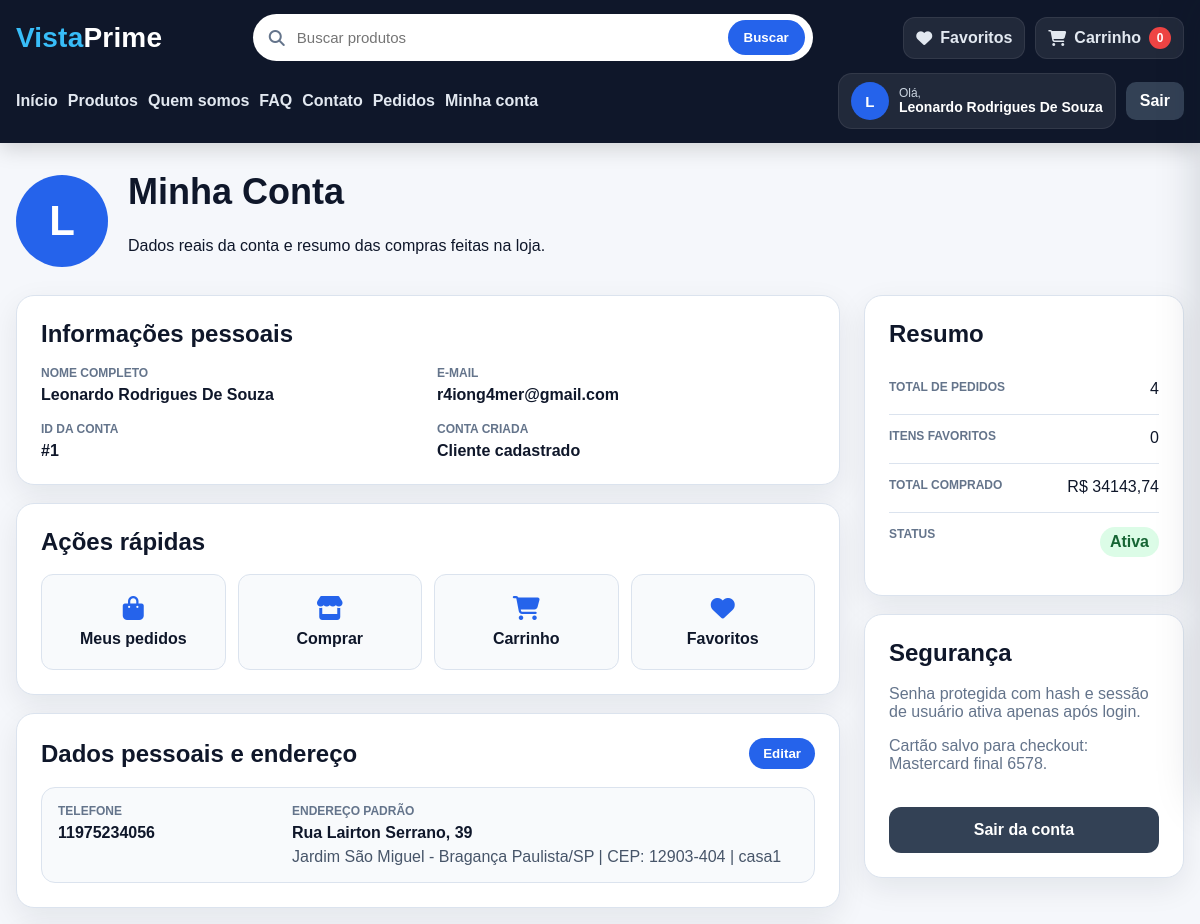
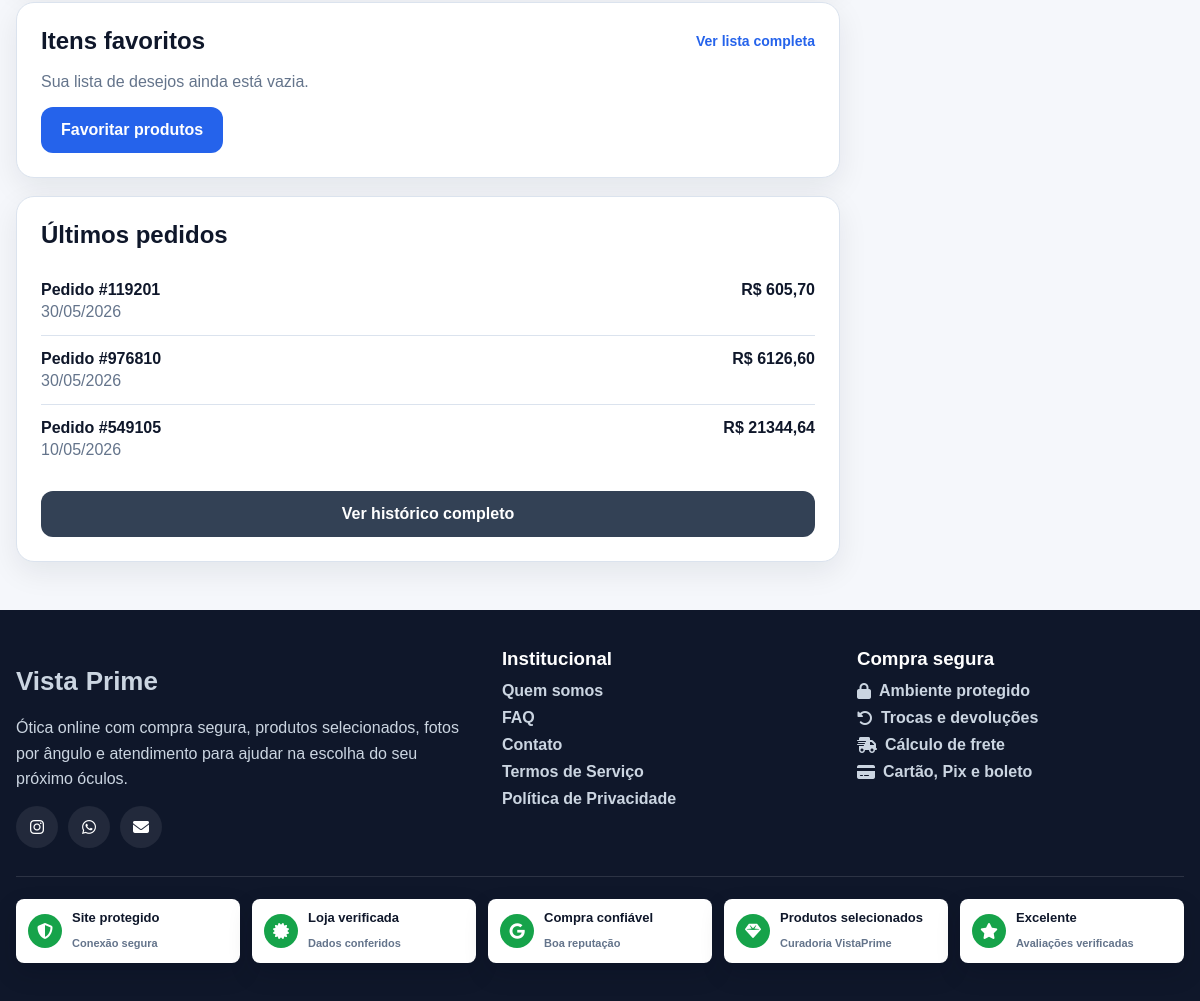
The app's page /profile (signed in) with its own data (2 pictures, top to bottom).
### models.py (models this page shows)
class User(db.Model):
    id = db.Column(db.Integer, primary_key=True)
    name = db.Column(db.String(100), nullable=False)
    email = db.Column(db.String(120), unique=True, nullable=False)
    password = db.Column(db.String(200), nullable=False)
    phone = db.Column(db.String(30), nullable=True)
    cep = db.Column(db.String(12), nullable=True)
    rua = db.Column(db.String(160), nullable=True)
    numero = db.Column(db.String(30), nullable=True)
    bairro = db.Column(db.String(100), nullable=True)
    cidade = db.Column(db.String(100), nullable=True)
    estado = db.Column(db.String(40), nullable=True)
    complemento = db.Column(db.String(160), nullable=True)
    preferred_payment = db.Column(db.String(30), nullable=True)
    card_flag = db.Column(db.String(30), nullable=True)
    card_last4 = db.Column(db.String(4), nullable=True)
    card_name = db.Column(db.String(120), nullable=True)
    card_expiry = db.Column(db.String(5), nullable=True)
    orders = db.relationship("Order", backref="user", lazy=True, cascade="all, delete-orphan")

class Order(db.Model):
    id = db.Column(db.Integer, primary_key=True)
    user_id = db.Column(db.Integer, db.ForeignKey("user.id"), nullable=False)
    order_number = db.Column(db.String(20), unique=True, nullable=False)
    customer_name = db.Column(db.String(120), nullable=False)
    customer_email = db.Column(db.String(120), nullable=False)
    customer_address = db.Column(db.Text, nullable=False)
    shipping_type = db.Column(db.String(50), nullable=False)
    shipping_price = db.Column(db.Float, nullable=False, default=0)
    payment_method = db.Column(db.String(50), nullable=False)
    payment_status = db.Column(db.String(100), nullable=False)
    total = db.Column(db.Float, nullable=False)
    created_at = db.Column(db.DateTime, default=datetime.utcnow)
    items = db.relationship("OrderItem", backref="order", lazy=True, cascade="all, delete-orphan")

### app.py (the view)
@app.route("/profile")
@login_required
def profile():
    cart_count = sum(session.get("cart", {}).values())
    user = User.query.get(session["user_id"])
    user_orders = Order.query.filter_by(user_id=user.id).order_by(Order.created_at.desc()).all()
    total_spent = sum(order.total for order in user_orders)
    favorite_products = get_favorite_products()
    return render_template(
        "profile.html",
        cart_count=cart_count,
        user=user,
        orders=user_orders,
        favorite_products=favorite_products,
        total_spent=total_spent,
        format_currency=format_currency
    )

### app.py (called while the page is built, shortened)
def login_required(f):
    @wraps(f)
    def decorated_function(*args, **kwargs):
        if not session.get("user_id"):
            checkout_paths = {"/address", "/shipping", "/payment", "/checkout"}
            if request.path not in checkout_paths:
                flash("Entre na sua conta para continuar.", "info")
            return redirect(url_for("login", next=request.path))
        return f(*args, **kwargs)
    return decorated_function

def get_cart():
    if "cart" not in session:
        session["cart"] = {}
    return session["cart"]

def get_favorites():
    if "favorites" not in session:
        session["favorites"] = []
    return session["favorites"]

def calculate_cart_details():
    cart = get_cart()
    cart_items = []
    total = 0
    return cart_items, total

def format_currency(value):
    return f"R$ {value:.2f}".replace(".", ",")

def get_coupon_discount(total):
    coupon_code = session.get("coupon_code")
    coupon = COUPONS.get(coupon_code)
    if not coupon:
        return 0, None
    discount = round(total * (coupon["percent"] / 100), 2)
    return discount, {"code": coupon_code, **coupon}

@app.context_processor
def inject_cart_drawer():
    mini_cart_items, mini_cart_total = calculate_cart_details()
    mini_coupon_discount, mini_active_coupon = get_coupon_discount(mini_cart_total)
    return {
        "store_name": STORE_NAME,
        "store_email": STORE_EMAIL,
        "mini_cart_items": mini_cart_items,
        "mini_cart_total": mini_cart_total,
        "mini_cart_final_total": max(mini_cart_total - mini_coupon_discount, 0),
        "mini_active_coupon": mini_active_coupon,
        "mini_coupon_discount": mini_coupon_discount,
        "show_cart_drawer": session.pop("cart_drawer_open", False),
    }

def get_favorite_products():
    favorite_ids = set(get_favorites())
    return [product for product in PRODUCTS if product["id"] in favorite_ids]

### templates/profile.html (shortened to what this page needs)
{% extends "base.html" %}
{% block content %}
<div class="profile-header">
    <div class="profile-avatar-large">{{ user.name[0] | upper }}</div>
    <div>
        <h1 class="page-title">Minha Conta</h1>
        <p class="section-subtitle">Dados reais da conta e resumo das compras feitas na loja.</p>
    </div>
</div>
<div class="profile-grid">
    <section class="profile-main">
        <div class="profile-card">
            <h2>Informações pessoais</h2>
            <div class="info-grid">
                <div class="info-item">
                    <label>Nome completo</label>
                    <p>{{ user.name }}</p>
                </div>
                <div class="info-item">
                    <label>E-mail</label>
                    <p>{{ user.email }}</p>
                </div>
                <div class="info-item">
                    <label>ID da conta</label>
                    <p>#{{ user.id }}</p>
                </div>
                <div class="info-item">
                    <label>Conta criada</label>
                    <p>Cliente cadastrado</p>
                </div>
            </div>
        </div>
        <div class="profile-card">
            <h2>Ações rápidas</h2>
            <div class="quick-actions">
                <a href="{{ url_for('orders') }}" class="action-btn">
                    <i class="fas fa-shopping-bag"></i>
                    <span>Meus pedidos</span>
                </a>
                <a href="{{ url_for('index') }}#produtos" class="action-btn">
                    <i class="fas fa-store"></i>
                    <span>Comprar</span>
                </a>
                <a href="{{ url_for('cart') }}" class="action-btn">
                    <i class="fas fa-cart-shopping"></i>
                    <span>Carrinho</span>
                </a>
                <a href="{{ url_for('favorites') }}" class="action-btn">
                    <i class="fas fa-heart"></i>
                    <span>Favoritos</span>
                </a>
            </div>
        </div>
        <div class="profile-card">
            <div class="profile-card-header">
                <h2>Dados pessoais e endereço</h2>
                {% if user.phone or user.cep or user.rua %}
                    <button type="button" class="edit-profile-data" onclick="toggleProfileDataForm()">Editar</button>
                {% else %}
                    <span class="saved-status">Checkout rápido</span>
                {% endif %}
            </div>
            {% if user.phone or user.cep or user.rua %}
            <div class="saved-profile-summary" id="savedProfileSummary">
                <div>
                    <span>Telefone</span>
                    <strong>{{ user.phone or "Não informado" }}</strong>
                </div>
                <div>
                    <span>Endereço padrão</span>
                    <strong>
                        {% if user.rua %}
                            {{ user.rua }}, {{ user.numero or "s/n" }}
                        {% else %}
                            Não informado
                        {% endif %}
                    </strong>
                    <p>
                        {% if user.bairro or user.cidade or user.estado %}
                            {{ user.bairro }} - {{ user.cidade }}/{{ user.estado }}
                        {% endif %}
                        {% if user.cep %} | CEP: {{ user.cep }}{% endif %}
                        {% if user.complemento %} | {{ user.complemento }}{% endif %}
                    </p>
                </div>
            </div>
            {% endif %}
        </div>
        <div class="profile-card">
            <div class="profile-card-header">
                <h2>Itens favoritos</h2>
                <a href="{{ url_for('favorites') }}">Ver lista completa</a>
            </div>
            {% if favorite_products %}
            <div class="favorite-preview-grid">
                {% for product in favorite_products[:3] %}
                <article class="favorite-preview-card">
                    <img src="{{ url_for('static', filename='images/' + product.image) }}" alt="{{ product.name }}">
                    <div>
                        <span>{{ product.category }}</span>
                        <strong>{{ product.name }}</strong>
                        <p>R$ {{ "%.2f"|format(product.price) }}</p>
                        <a href="{{ url_for('add_to_cart', product_id=product.id) }}" data-add-to-cart>Adicionar ao carrinho</a>
                    </div>
                </article>
                {% endfor %}
            </div>
            {% else %}
                <p class="muted">Sua lista de desejos ainda está vazia.</p>
                <a href="{{ url_for('index') }}#produtos" class="btn">Favoritar produtos</a>
            {% endif %}
        </div>
        <div class="profile-card">
            <h2>Últimos pedidos</h2>
            {% if orders %}
                {% for order in orders[:3] %}
                <div class="recent-order">
                    <div>
                        <strong>Pedido #{{ order.order_number }}</strong>
                        <span>{{ order.created_at.strftime("%d/%m/%Y") }}</span>
                    </div>
                    <strong>{{ format_currency(order.total) }}</strong>
                </div>
                {% endfor %}
                <a href="{{ url_for('orders') }}" class="btn secondary full">Ver histórico completo</a>
            {% else %}
                <p class="muted">Nenhum pedido realizado ainda.</p>
                <a href="{{ url_for('index') }}#produtos" class="btn">Ver produtos</a>
            {% endif %}
        </div>
    </section>
    <aside class="profile-sidebar">
        <div class="profile-card">
            <h2>Resumo</h2>
            <div class="status-info">
                <div class="status-item">
                    <span class="label">Total de pedidos</span>
                    <span class="value">{{ orders|length }}</span>
                </div>
                <div class="status-item">
                    <span class="label">Itens favoritos</span>
                    <span class="value">{{ favorite_products|length }}</span>
                </div>
                <div class="status-item">
                    <span class="label">Total comprado</span>
                    <span class="value">{{ format_currency(total_spent) }}</span>
                </div>
                <div class="status-item">
                    <span class="label">Status</span>
                    <span class="value badge">Ativa</span>
                </div>
            </div>
        </div>
        <div class="profile-card">
            <h2>Segurança</h2>
            <p class="muted">Senha protegida com hash e sessão de usuário ativa apenas após login.</p>
            {% if user.card_last4 %}
            <p class="muted">Cartão salvo para checkout: {{ user.card_flag }} final {{ user.card_last4 }}.</p>
            {% else %}
            <p class="muted">Nenhum cartão salvo. Você pode salvar durante uma compra.</p>
            {% endif %}
            <a href="{{ url_for('logout') }}" class="btn secondary full">Sair da conta</a>
        </div>
    </aside>
</div>
{% endblock %}

### static/css/style.css (style rules this page uses)
:root { --bg: #f5f7fb; --card: #ffffff; --border: #dbe3ee; --text: #0f172a; --muted: #64748b; --primary: #2563eb; --primary-dark: #1d4ed8; --success: #16a34a; --warning: #f59e0b; --danger: #dc2626; --shadow: 0 10px 30px rgba(15, 23, 42, 0.08); --radius: 18px; }
* { box-sizing: border-box; }
html, body { margin: 0; padding: 0; background: var(--bg); color: var(--text); font-family: Arial, Helvetica, sans-serif; }
body { min-height: 100vh; }
.page-title { font-size: clamp(28px, 3vw, 40px); margin: 0 0 24px; font-weight: 800; color: var(--text); }
.btn { display: inline-flex; align-items: center; justify-content: center; text-decoration: none; border: none; border-radius: 12px; background: var(--primary); color: white; font-weight: 700; padding: 14px 20px; cursor: pointer; transition: 0.2s; }
.btn.full { width: 100%; margin-top: 18px; }
.btn.secondary { background: #334155; }

### templates/profile.html (style rules this page uses)
.profile-header { display: flex; align-items: center; gap: 20px; margin-bottom: 24px; }
.profile-avatar-large { width: 92px; height: 92px; border-radius: 50%; background: var(--primary); color: white; display: flex; align-items: center; justify-content: center; font-size: 42px; font-weight: 800; flex-shrink: 0; }
.profile-grid { display: grid; grid-template-columns: 1fr 320px; gap: 24px; }
.profile-main, .profile-sidebar { display: flex; flex-direction: column; gap: 18px; }
.profile-card { background: var(--card); border: 1px solid var(--border); border-radius: var(--radius); box-shadow: var(--shadow); padding: 24px; }
.profile-card h2 { margin: 0 0 18px; }
.profile-card-header { display: flex; align-items: center; justify-content: space-between; gap: 16px; margin-bottom: 18px; }
.profile-card-header h2 { margin: 0; }
.profile-card-header a { color: var(--primary); text-decoration: none; font-weight: 800; font-size: 14px; }
.edit-profile-data { border: 0; border-radius: 999px; background: var(--primary); color: white; padding: 8px 14px; font-weight: 900; cursor: pointer; }
.saved-profile-summary { display: grid; grid-template-columns: minmax(160px, 220px) 1fr; gap: 14px; padding: 16px; background: #f8fafc; border: 1px solid var(--border); border-radius: 14px; }
.saved-profile-summary span { display: block; color: var(--muted); font-size: 12px; font-weight: 900; text-transform: uppercase; margin-bottom: 6px; }
.saved-profile-summary strong { display: block; color: var(--text); }
.saved-profile-summary p { margin: 6px 0 0; color: #475569; }
.info-grid { display: grid; grid-template-columns: repeat(2, minmax(0, 1fr)); gap: 18px; }
.info-item label, .status-item .label { display: block; color: var(--muted); font-size: 12px; font-weight: 800; text-transform: uppercase; margin-bottom: 6px; }
.info-item p { margin: 0; font-weight: 700; }
.quick-actions { display: grid; grid-template-columns: repeat(4, minmax(0, 1fr)); gap: 12px; }
.action-btn { min-height: 96px; display: flex; flex-direction: column; align-items: center; justify-content: center; gap: 10px; text-decoration: none; color: var(--text); border: 1px solid var(--border); border-radius: 12px; background: #f8fafc; font-weight: 800; }
.action-btn i { color: var(--primary); font-size: 24px; }
.recent-order, .status-item { display: flex; justify-content: space-between; gap: 14px; padding: 14px 0; border-bottom: 1px solid var(--border); }
.recent-order:last-of-type, .status-item:last-child { border-bottom: 0; }
.recent-order span { display: block; color: var(--muted); margin-top: 4px; }
.value.badge { background: #dcfce7; color: #166534; padding: 6px 10px; border-radius: 999px; font-weight: 800; }
.muted { color: var(--muted); }

### records on screen
User: name "L", name "Leonardo Rodrigues De Souza", email "r4iong4mer@gmail.com", id "1", phone "11975234056", rua "Rua Lairton Serrano", numero "39", bairro "Jardim São Miguel", cidade "Bragança Paulista", estado "SP", cep "12903-404", complemento "casa1", card_flag "Mastercard", card_last4 "6578"
Order: order_number "119201", created_at "30/05/2026", total "R$ 605,70"
Order: order_number "976810", created_at "30/05/2026", total "R$ 6126,60"
Order: order_number "549105", created_at "10/05/2026", total "R$ 21344,64"

### other values on screen
{{ cart_count | default(0) }} "0"
{{ session.get("user_name")[0] | upper }} "L"
{{ session.get("user_name") }} "Leonardo Rodrigues De Souza"
{{ orders|length }} "4"
{{ favorite_products|length }} "0"
